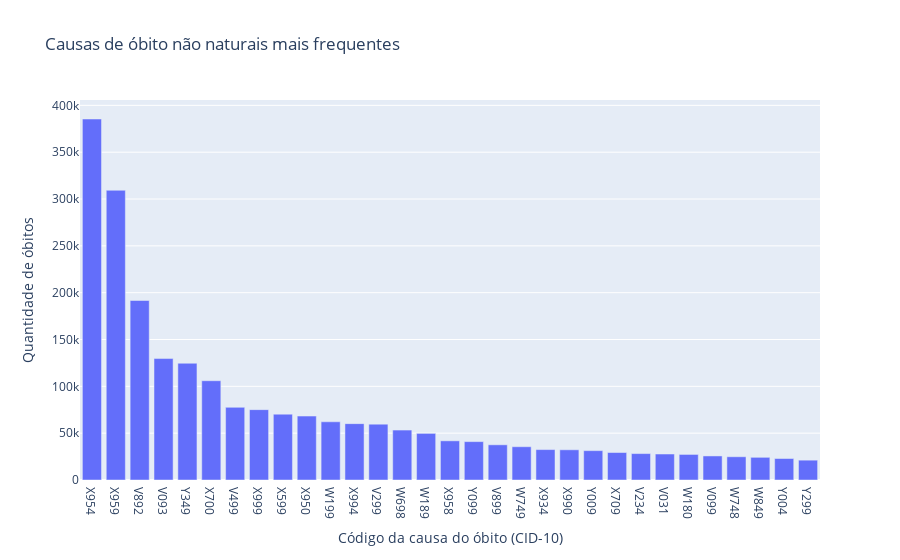

Source (notebook cell):
### Code cell
# Armazenando as maiores frequências de causas não naturais de óbitos
death_freq = sim_doext['CAUSABAS'].value_counts()
death_freq

# Histograma das 30 causas de óbito mais frequentes
fig = px.bar(x=death_freq.index[0:31], y=death_freq.values[0:31], title='Causas de óbito não naturais mais frequentes')
fig.update_xaxes(title_text = "Código da causa do óbito (CID-10)")
fig.update_yaxes(title_text = "Quantidade de óbitos")
fig.show()

### Figure 1 — Plotly figure (JSON) as saved in the notebook; plotly's stock layout.template omitted (floating-point values rounded to 4 significant figures)
{"data": [{"alignmentgroup": "True", "hovertemplate": "x=%{x}<br>y=%{y}<extra></extra>", "legendgroup": "", "marker": {"color": "#636efa", "pattern": {"shape": ""}}, "name": "", "offsetgroup": "", "orientation": "v", "showlegend": false, "textposition": "auto", "type": "bar", "x": ["X954", "X959", "V892", "V093", "Y349", "X700", "V499", "X999", "X599", "X950", "W199", "X994", "V299", "W698", "W189", "X958", "Y099", "V899", "W749", "X934", "X990", "Y009", "X709", "V234", "V031", "W180", "V099", "W748", "W849", "Y004", "Y299"], "xaxis": "x", "y": [385431, 309332, 191641, 129659, 124665, 106002, 77583, 75126, 70284, 68259, 62147, 60173, 59643, 53334, 49765, 41829, 40982, 37570, 35532, 32468, 32250, 31334, 29333, 28193, 27740, 27290, 25682, 24815, 24211, 22960, 21184], "yaxis": "y"}], "layout": {"barmode": "relative", "legend": {"tracegroupgap": 0}, "title": {"text": "Causas de óbito não naturais mais frequentes"}, "xaxis": {"anchor": "y", "domain": [0, 1], "title": {"text": "Código da causa do óbito (CID-10)"}}, "yaxis": {"anchor": "x", "domain": [0, 1], "title": {"text": "Quantidade de óbitos"}}}}
